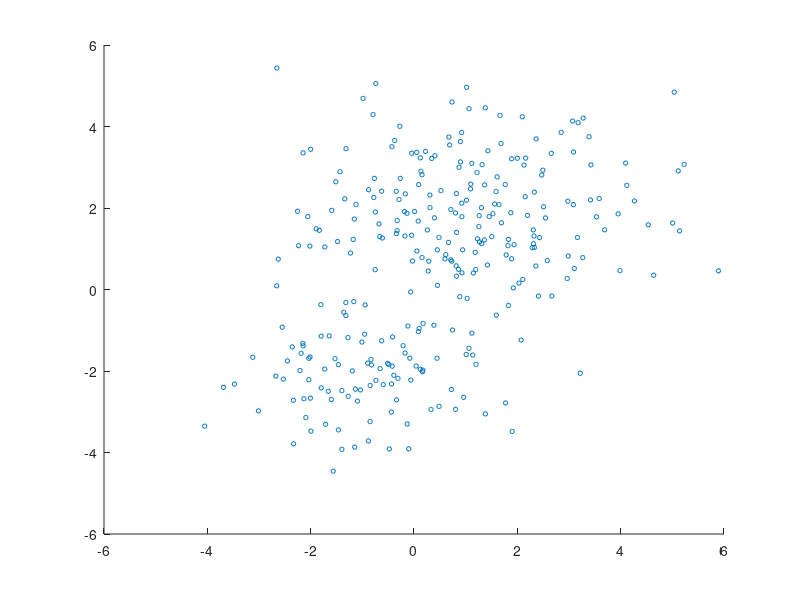

Write MATLAB code to recreate this figure. (Note: this script raises an error after producing the figure.)
%% Simulate Data from a Mixture of Gaussian Distributions

rng('default')  % For reproducibility
mu1 = [1 2];
sigma1 = [3 .2; .2 2];
mu2 = [-1 -2];
sigma2 = [2 0; 0 1];
X = [mvnrnd(mu1,sigma1,200); mvnrnd(mu2,sigma2,100)];
n = size(X,1);

figure
scatter(X(:,1),X(:,2),10,'ko')
%% Fit a Gaussian Mixture Model to the Simulated Data
options = statset('Display','final'); 
gm = fitgmdist(X,2,'Options',options)
%% Plot
hold on
gmPDF = @(x,y) arrayfun(@(x0,y0) pdf(gm,[x0,y0]),x,y);
fcontour(gmPDF,[-8,6])
title('Scatter Plot and Fitted GMM Contour')
hold off
%% Cluster the Data Using the Fitted GMM
idx = cluster(gm,X);
cluster1 = (idx == 1); % |1| for cluster 1 membership
cluster2 = (idx == 2); % |2| for cluster 2 membership

figure
gscatter(X(:,1),X(:,2),idx,'rb','+o')
legend('Cluster 1','Cluster 2','Location','best')
%% 